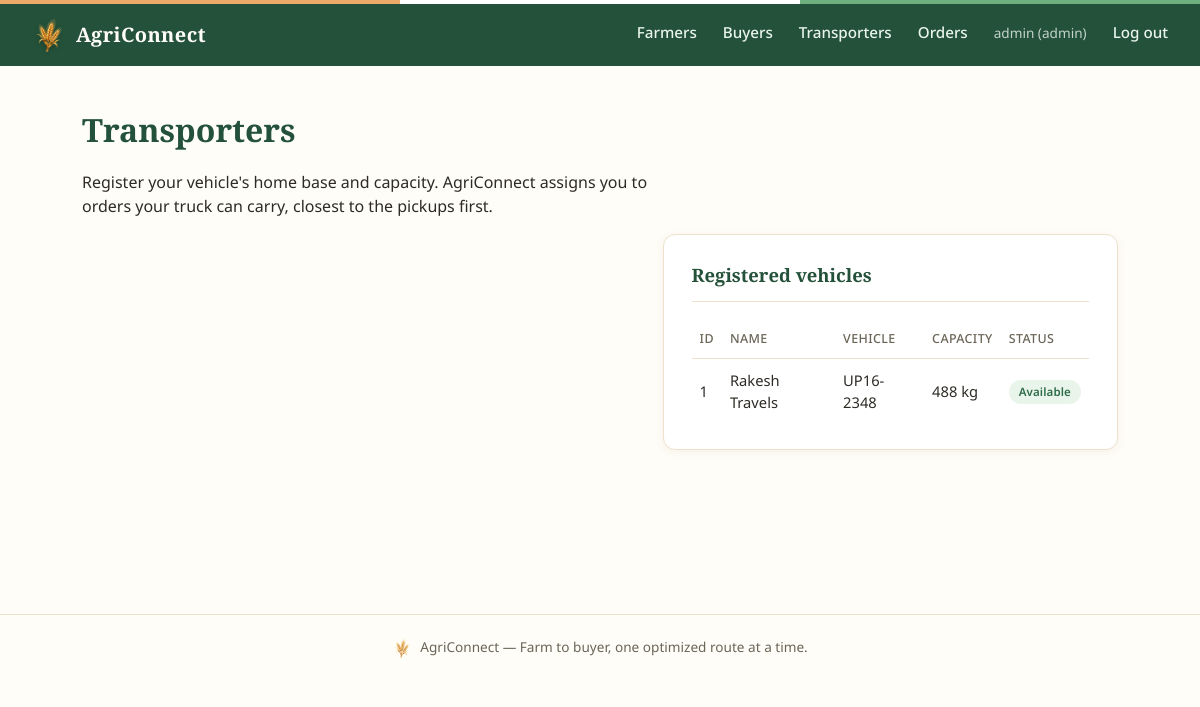
Before: /transporter (signed in) with the older database file.
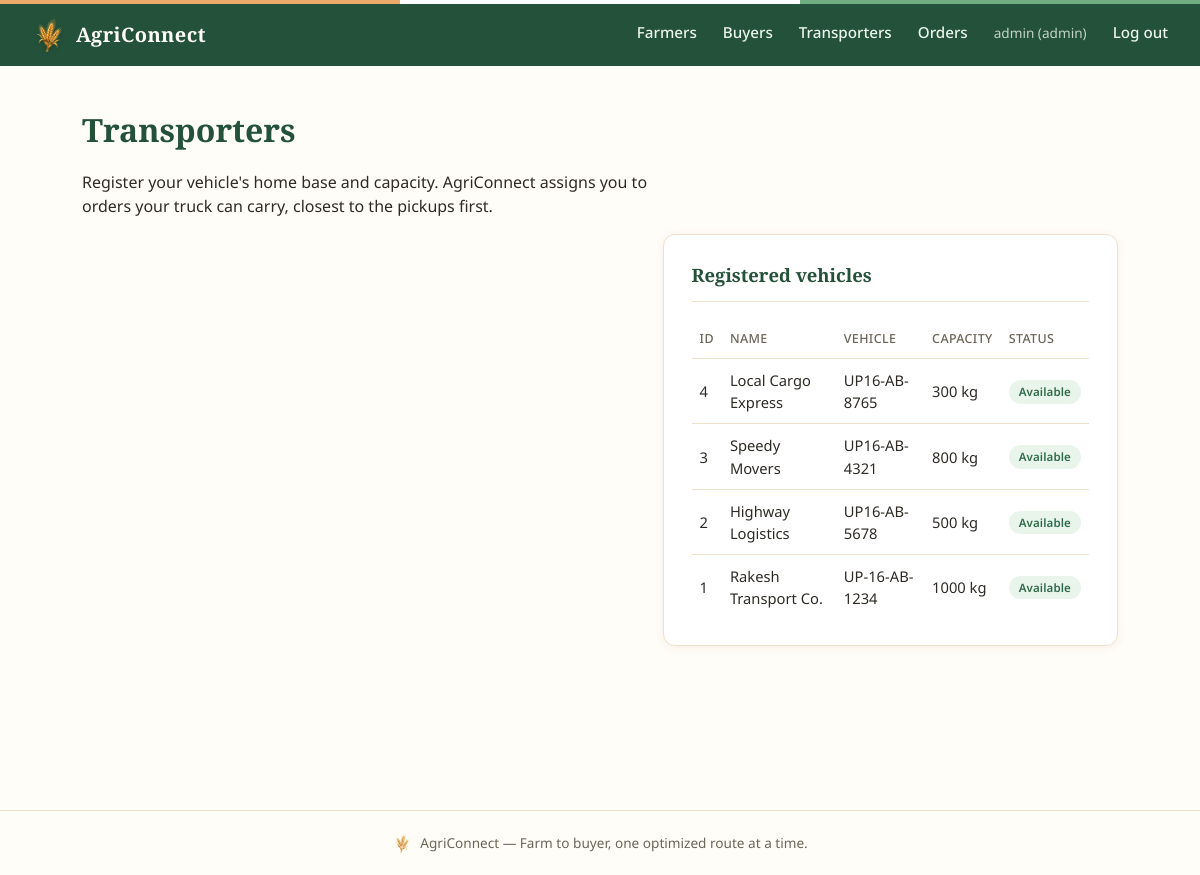
After: the same page with the newer database file.
### models.py (models this page shows)
class User(Base):
    __tablename__ = "users"
    id = Column(Integer, primary_key=True)
    username = Column(String(80), unique=True, nullable=False, index=True)
    password_hash = Column(String(200), nullable=False)
    role = Column(String(20), nullable=False)  # "admin" | "farmer" | "buyer" | "transporter"
    created_at = Column(DateTime, default=datetime.utcnow)

class Transporter(Base):
    __tablename__ = "transporters"
    id = Column(Integer, primary_key=True)
    user_id = Column(Integer, ForeignKey("users.id"), unique=True, nullable=True)
    name = Column(String(120), nullable=False)
    phone = Column(String(20))
    vehicle_number = Column(String(40))
    capacity_kg = Column(Float, nullable=False)
    lat = Column(Float, nullable=False)
    lon = Column(Float, nullable=False)
    available = Column(Boolean, default=True)
    cost_per_km = Column(Float, default=15.0)
    user = relationship("User")

### routers/transporters.py (the view)
@router.get("/transporter", response_class=HTMLResponse)
def transporter_page(request: Request, db: Session = Depends(get_db)):
    user = get_current_user(request, db)
    if user and user.role in ("farmer", "buyer"):
        return RedirectResponse(url=dashboard_url_for(user), status_code=303)
    transporters = db.query(Transporter).order_by(Transporter.id.desc()).all() if user and user.role == "admin" else []
    my_transporter = None
    my_orders = []
    if user and user.role == "transporter":
        my_transporter = db.query(Transporter).filter_by(user_id=user.id).first()
        if my_transporter:
            my_orders = (
                db.query(Order)
                .filter_by(transporter_id=my_transporter.id)
                .order_by(Order.id.desc())
                .all()
            )
    return render(
        request, db, "transporter.html",
        {"transporters": transporters, "my_transporter": my_transporter, "my_orders": my_orders},
    )

### templates/transporter.html (shortened to what this page needs)
{% extends "base.html" %}
{% block content %}
<h1>Transporters</h1>
<p>Register your vehicle's home base and capacity. AgriConnect assigns you to orders your truck can carry, closest to the pickups first.</p>
<div class="grid-2">
  {% if current_user and current_user.role == "admin" %}
  <div class="panel">
    <h2>Registered vehicles</h2>
    {% if transporters %}
    <table>
      <thead><tr><th>ID</th><th>Name</th><th>Vehicle</th><th>Capacity</th><th>Status</th></tr></thead>
      <tbody>
      {% for t in transporters %}
        <tr>
          <td>{{ t.id }}</td><td>{{ t.name }}</td><td>{{ t.vehicle_number or '—' }}</td>
          <td>{{ t.capacity_kg|int }} kg</td>
          <td>{% if t.available %}<span class="tag matched">Available</span>{% else %}<span class="tag failed">Busy</span>{% endif %}</td>
        </tr>
      {% endfor %}
      </tbody>
    </table>
    {% else %}
    <div class="empty-state">No transporters yet.</div>
    {% endif %}
  </div>
  {% endif %}
</div>
{% endblock %}

### templates/base.html (shortened to what this page needs)
<!DOCTYPE html>
<html lang="en">
<head>
<link rel="stylesheet" href="/static/css/style.css">
</head>
<body>
<header class="topbar">
  <a class="brand" href="/">
    <img class="brand-mark" src="/static/img/wheat-mark.png" alt="" width="34" height="34">
    <span class="brand-name">AgriConnect</span>
  </a>
  <nav class="mainnav" id="main-nav">
    {% if current_user %}
      {% if current_user.role == "farmer" %}
        <a href="/farmer">Farmer Dashboard</a>
      {% elif current_user.role == "buyer" %}
        <a href="/buyer">Buyer Dashboard</a>
      {% elif current_user.role == "transporter" %}
        <a href="/transporter">Transporter Dashboard</a>
      {% elif current_user.role == "admin" %}
        <a href="/farmer">Farmers</a>
        <a href="/buyer">Buyers</a>
        <a href="/transporter">Transporters</a>
      {% endif %}
      {% if current_user.role == "admin" %}
        <a href="/orders">Orders</a>
      {% endif %}
      <span class="navmeta">{{ current_user.username }} ({{ current_user.role }})</span>
      <a href="/logout">Log out</a>
    {% endif %}
  </nav>
</header>
<main class="page" id="main-content">
{% block content %}{% endblock %}
</main>
<footer class="sitefoot">
  <img class="foot-mark" src="/static/img/wheat-mark.png" alt="" width="20" height="20">
  <span>AgriConnect — Farm to buyer, one optimized route at a time.</span>
</footer>
</body>
</html>

### static/css/style.css (style rules this page uses)
:root { --white:#FFFFFF; --cream:#FFFDF8; --cream-2:#FBF3E7; --saffron-50:#FBEADB; --saffron-200:#F5CBA0; --saffron-400:#ECA968; --saffron-700:#AC5E29; --saffron-800:#7A3E1C; --leaf-50:#E9F5EB; --leaf-200:#BEE3C6; --leaf-500:#6FAE7F; --leaf-700:#2F6B4A; --leaf-800:#24513A; --ink:#2E2B26; --ink-soft:#6B6558; --line:#EDE1CC; --radius:12px; --radius-sm:8px; --shadow:0 2px 10px rgba(140,95,40,.08); }
* { box-sizing:border-box; }
html,body { margin:0;padding:0; }
body { background:var(--cream); color:var(--ink); font-family:'Noto Sans','Noto Sans Devanagari',sans-serif; font-size:16px; line-height:1.5; }
h1,h2,h3,.brand-name { font-family:'Zilla Slab','Noto Sans Devanagari',serif; font-weight:600; color:var(--leaf-800); margin:0 0 .4em 0; }
a { color:var(--leaf-700); }
p { max-width:62ch; }
.topbar { display:flex;align-items:center;justify-content:space-between; padding:14px 32px; background:var(--leaf-800); position:relative; }
.brand { display:flex;align-items:center;gap:10px;text-decoration:none; }
.brand-mark { display:block; filter:drop-shadow(0 1px 2px rgba(0,0,0,.3)); transition:transform .18s ease; }
.brand-name { color:var(--cream);font-size:1.25rem;margin:0;letter-spacing:.02em; }
.mainnav { display:flex;align-items:center;gap:26px; }
.mainnav a { color:var(--leaf-50);text-decoration:none;font-size:.95rem;font-weight:500; padding-bottom:3px;border-bottom:2px solid transparent; }
.navmeta { color:var(--leaf-50);font-size:.85rem;opacity:.8;padding-bottom:3px; }
.page { max-width:1100px;margin:0 auto;padding:40px 32px 80px; }
.sitefoot { display:flex;align-items:center;justify-content:center;gap:8px; text-align:center;padding:22px;color:var(--ink-soft);font-size:.85rem; border-top:1px solid var(--line);margin-top:60px; }
.foot-mark { opacity:.75; }
.panel { background:var(--white);border:1px solid var(--line);border-radius:var(--radius); padding:26px 28px;margin-bottom:24px; box-shadow:var(--shadow); }
.panel h2 { font-size:1.15rem;border-bottom:1px solid var(--line);padding-bottom:12px;margin-bottom:18px; }
.grid-2 { display:grid;grid-template-columns:1.1fr .9fr;gap:24px;align-items:start; }
table { width:100%;border-collapse:collapse;font-size:.92rem; }
th,td { text-align:left;padding:10px 8px;border-bottom:1px solid var(--line); }
th { color:var(--ink-soft);font-weight:500;font-size:.78rem;text-transform:uppercase;letter-spacing:.03em; }
tr:last-child td { border-bottom:none; }
.tag { display:inline-block;padding:3px 10px;font-size:.72rem;border-radius:20px; font-weight:600;letter-spacing:.01em; }
.tag.matched { background:var(--leaf-50);color:var(--leaf-700); }

Changed rows visible on the page:
added Transporter: id "4", name "Local Cargo Express", vehicle_number "UP16-AB-8765", capacity_kg "300", available "Available"
added Transporter: id "3", name "Speedy Movers", vehicle_number "UP16-AB-4321", capacity_kg "800", available "Available"
added Transporter: id "2", name "Highway Logistics", vehicle_number "UP16-AB-5678", capacity_kg "500", available "Available"
changed Transporter id 1: name "Rakesh Travels" → "Rakesh Transport Co."; vehicle_number "UP16-2348" → "UP-16-AB-1234"; capacity_kg "488" → "1000"
